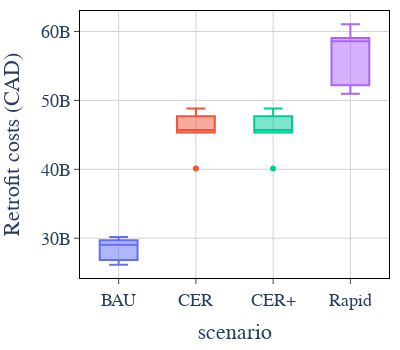

Notebook code for this chart:
### Code cell
import plotly.express as px

rtrft_fig = px.box(scenario_retrofit_costs, x="scenario",y="Retrofit costs (CAD)", color="scenario", template="plotly", width=400,)
rtrft_fig = sciencify_plotly_fig(rtrft_fig)
rtrft_fig.update_layout(showlegend=False, margin=dict(r=10,t=10,b=10), height=350, font_family="cm",font_size=18)
rtrft_fig.write_image("abm_retrofit_cost.svg")
rtrft_fig.write_image("abm_retrofit_cost.pdf",engine="kaleido")
rtrft_fig

### Figure 1 — Plotly figure (JSON) as saved in the notebook; plotly's stock layout.template omitted (floating-point values rounded to 4 significant figures)
{"data": [{"alignmentgroup": "True", "hovertemplate": "scenario=%{x}<br>Retrofit costs (CAD)=%{y}<extra></extra>", "legendgroup": "BAU", "marker": {"color": "#636efa"}, "name": "BAU", "notched": false, "offsetgroup": "BAU", "orientation": "v", "showlegend": true, "type": "box", "x": ["BAU", "BAU", "BAU", "BAU", "BAU", "BAU"], "x0": " ", "xaxis": "x", "y": [28400000000.0, 26170000000.0, 29710000000.0, 30180000000.0, 26840000000.0, 29700000000.0], "y0": " ", "yaxis": "y"}, {"alignmentgroup": "True", "hovertemplate": "scenario=%{x}<br>Retrofit costs (CAD)=%{y}<extra></extra>", "legendgroup": "CER", "marker": {"color": "#EF553B"}, "name": "CER", "notched": false, "offsetgroup": "CER", "orientation": "v", "showlegend": true, "type": "box", "x": ["CER", "CER", "CER", "CER", "CER", "CER"], "x0": " ", "xaxis": "x", "y": [45600000000.0, 47700000000.0, 45340000000.0, 40120000000.0, 45790000000.0, 48830000000.0], "y0": " ", "yaxis": "y"}, {"alignmentgroup": "True", "hovertemplate": "scenario=%{x}<br>Retrofit costs (CAD)=%{y}<extra></extra>", "legendgroup": "CER+", "marker": {"color": "#00cc96"}, "name": "CER+", "notched": false, "offsetgroup": "CER+", "orientation": "v", "showlegend": true, "type": "box", "x": ["CER+", "CER+", "CER+", "CER+", "CER+", "CER+"], "x0": " ", "xaxis": "x", "y": [45600000000.0, 45790000000.0, 45340000000.0, 40120000000.0, 47700000000.0, 48830000000.0], "y0": " ", "yaxis": "y"}, {"alignmentgroup": "True", "hovertemplate": "scenario=%{x}<br>Retrofit costs (CAD)=%{y}<extra></extra>", "legendgroup": "Rapid", "marker": {"color": "#ab63fa"}, "name": "Rapid", "notched": false, "offsetgroup": "Rapid", "orientation": "v", "showlegend": true, "type": "box", "x": ["Rapid", "Rapid", "Rapid", "Rapid", "Rapid", "Rapid"], "x0": " ", "xaxis": "x", "y": [58430000000.0, 61030000000.0, 58760000000.0, 59040000000.0, 50970000000.0, 52200000000.0], "y0": " ", "yaxis": "y"}], "layout": {"boxmode": "overlay", "font": {"family": "cm", "size": 18}, "height": 350, "legend": {"title": {"text": "scenario"}, "tracegroupgap": 0}, "margin": {"b": 10, "r": 10, "t": 10}, "plot_bgcolor": "white", "showlegend": false, "width": 400, "xaxis": {"anchor": "y", "categoryarray": ["BAU", "CER", "CER+", "Rapid"], "categoryorder": "array", "domain": [0, 1], "gridcolor": "lightgrey", "linecolor": "black", "mirror": true, "showline": true, "ticks": "outside", "title": {"text": "scenario"}}, "yaxis": {"anchor": "x", "domain": [0, 1], "gridcolor": "lightgrey", "linecolor": "black", "mirror": true, "showline": true, "ticks": "outside", "title": {"text": "Retrofit costs (CAD)"}}}}
